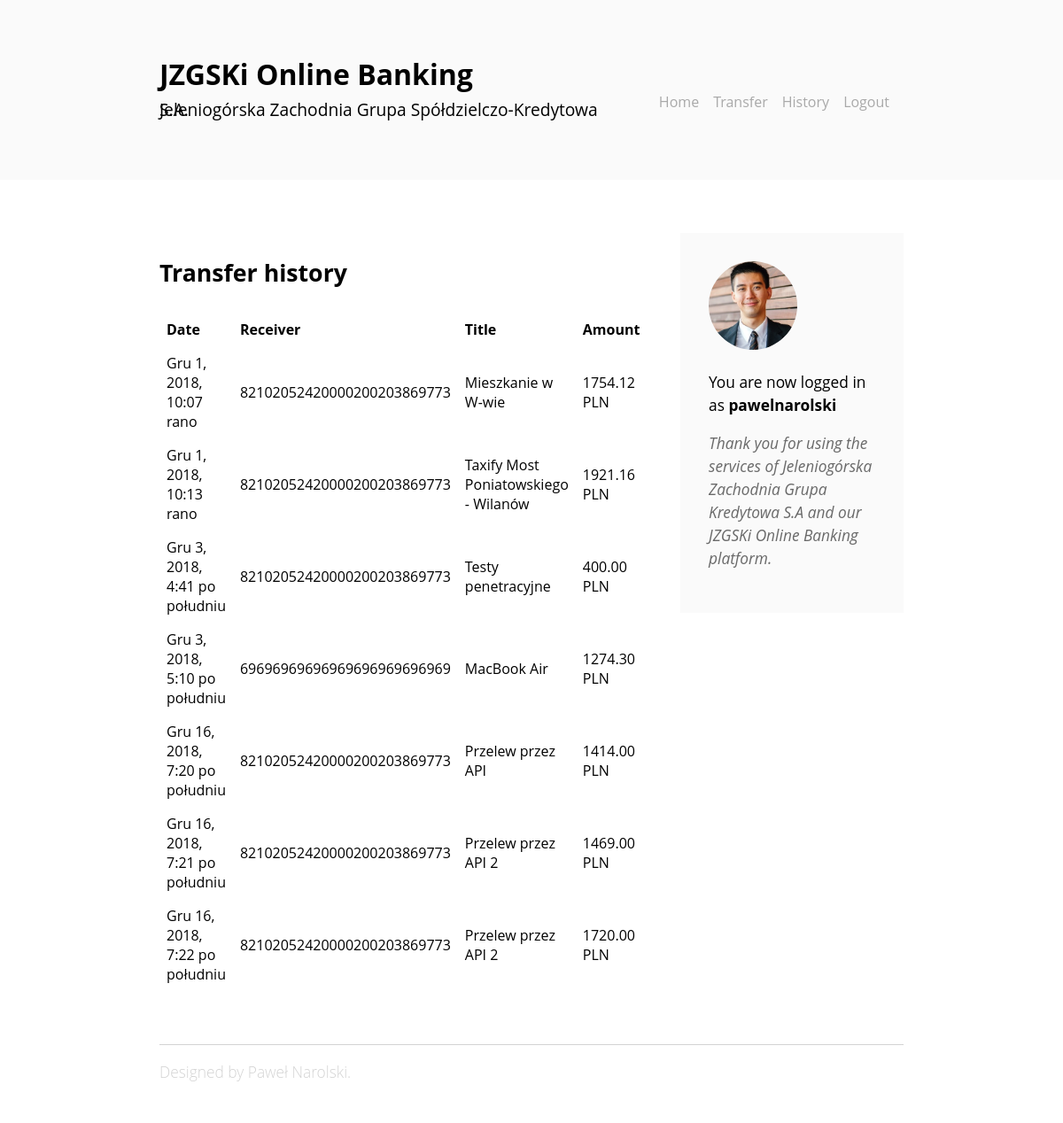
The app's page /transfers/history (signed in) with its own data.
### onlinebank/models.py (models this page shows, shortened)
class Transfer(models.Model):
    IBAN_validator = RegexValidator(regex=r'^\d{26}$', message="Bank account must have 26 digits.")
    from_account = models.ForeignKey(User, editable=False, on_delete=models.CASCADE)
    to_account = models.CharField(validators=[IBAN_validator], null=False, max_length=26)
    title = models.CharField(max_length=60, blank=False, null=False)
    amount = models.DecimalField(max_digits=22, decimal_places=2)
    date = models.DateTimeField(auto_now_add=True)

### onlinebank/views.py (the view)
# urls.py: path('transfers/history', views.history, name="history"),
def history(request):
    transfers = [_ for _ in models.Transfer.objects.all() if _.from_account == request.user]
    return render(request, 'onlinebank/history.html', {'transfers': transfers})

### onlinebank/templates/onlinebank/history.html (shortened to what this page needs)
{% extends 'onlinebank/base.html' %}
{% block content %}
{% if user.is_authenticated %}
<div class="article">
    <h3>Transfer history</h3>
    <div>
        <table class="pure-table pure-table-bordered">
            <thead>
                <tr>
                    <th>Date</th>
                    <th>Receiver</th>
                    <th>Title</th>
                    <th>Amount</th>
                </tr>
            </thead>
            <tbody>
            {% for t in transfers %}
                <tr>
                    <td>{{ t.date }}</td>
                    <td>{{ t.to_account }}</td>
                    <td>{{ t.title }}</td>
                    <td>{{ t.amount }} PLN</td>
                </tr>
            {% endfor %}
            </tbody>
        </table>
    </div>
</div>
{% else %}
<div class="article">
    <h3>User not logged in</h3>
    <p>Please <a href={% url 'login' %}>log in</a> first</p>
</div>
{% endif %}
{% endblock %}

### onlinebank/templates/onlinebank/base.html (shortened to what this page needs)
{% load static %}
<!DOCTYPE html>
<html lang="pl">
<head>
    <link rel="stylesheet" href="{% static 'css/style.css' %}">
    <link rel="stylesheet" href="https://unpkg.com/purecss@1.0.0/build/pure-min.css">
</head>
<body>
    <div class="header">
        <div class="branding">
            <div class="logo">
                <a class="logo-link" href="{% url 'home' %}">JZGSKi Online Banking</a>
                <h2>Jeleniogórska Zachodnia Grupa Spółdzielczo-Kredytowa S.A.</h2>
            </div>
            <div class="menu-container">
                <ul class="menu">
                    <li class="menu-item"><a href="{% url 'home' %}">Home</a></li>
                    {% if user.is_authenticated %}
                    <li class="menu-item"><a href="{% url 'new_transfer' %}" class="active">Transfer</a></li>
                    <li class="menu-item"><a href="{% url 'history' %}" class="active">History</a></li>
                    <li class="menu-item"><a href="{% url 'logout' %}" class="active">Logout</a></li>
                    {% endif %}
                </ul>
            </div>
        </div>
    </div>
    <div class="content">
        {% block content %}
        {% endblock %}
        <div class="sidebar">
            <div class="sidebar-content">
                <div class="biography animated fadeInUp">
                    {% if request.user.is_authenticated %}
                        <img class="profile-pic" src="{% static 'img/profile.jpg' %}" alt="My picture" />
                        <p class"biography-c">You are now logged in as <b>{{ user.username }}</b></p>
                        <p class="biography-c">Thank you for using the services of Jeleniogórska Zachodnia Grupa Kredytowa S.A and our JZGSKi Online Banking platform.</p>
                    {% else %}
                        <h4>Howdy, stranger!</h4>
                        <p class="biography-c">You are not logged in to your bank account at the moment.</p>
                        <p class="biography-c">We encourage you to log in to the JZGSKi or to create a new bank account today!</p>
                    {% endif %}
                </div>
            </div>
        </div>
    </div>
    <div class="footer">
        <div class="about">
            <p>Designed by Paweł Narolski.</p>
        </div>
    </div>
</body>
</html>

### onlinebank/static/css/style.css (style rules this page uses)
.animated { -webkit-animation-duration: 0.5s; animation-duration: 1s; -webkit-animation-fill-mode: both; animation-fill-mode: both; }
.fadeInUp { -webkit-animation-name: fadeInUp; animation-name: fadeInUp; }
.header { background: #FAFAFA; width: 100%; float: left; }
.logo { width: 60%; float: left; }
.menu-container { width: 40%; float: left; }
.menu { list-style-type: none; float: right; }
.menu-item { float: left; display: inline-block; padding: 1.7em 16px 0 0; }
.menu a { text-decoration: none; font-weight: 400; color: darkgrey; }
body { font-family: SF Display, Open Sans, sans-serif; margin: 0 auto; }
table { border-collapse: collapse; width: 100%; }
th, td { text-align: left; padding: 8px; }
.branding { width: 70%; padding: 5% 15%; float: left; }
h2 { font-weight: 400; font-size: 1.2em; line-height: 0; }
.content { float: left; margin: 5% 15% 5% 15%; position: relative; overflow: hidden; }
p { line-height: 1.5em; font-size: 13pt; }
h3 { font-size: 20pt }
.article { float: left; width: 65%; margin-right: 5%; }
.sidebar { float: left; width: 30%; }
.sidebar-content { float:left; }
.biography { background-color: #FAFAFA; padding: 2em 2em; }
.biography-c { font-style: italic; color: dimgray }
.profile-pic { width: 100px; border-radius: 50%; margin-left: auto; margin-right: auto; }
.about { color: lightgray; font-weight: 300; }
.footer { float: left; margin: 0% 15% 5% 15%; border-top: 1px solid lightgray; width: 70%; }
li { line-height: 1.5em; }
.logo-link { text-decoration: none; font-size: 2em; font-weight: bold; color: black; line-height: 1.5em; }

### records on screen
Transfer: date "Gru 1, 2018, 10:07 rano", to_account "82102052420000200203869773", title "Mieszkanie w W-wie", amount "1754.12"
Transfer: date "Gru 1, 2018, 10:13 rano", to_account "82102052420000200203869773", title "Taxify Most Poniatowskiego - Wilanów", amount "1921.16"
Transfer: date "Gru 3, 2018, 4:41 po południu", to_account "82102052420000200203869773", title "Testy penetracyjne", amount "400.00"
Transfer: date "Gru 3, 2018, 5:10 po południu", to_account "69696969696969696969696969", title "MacBook Air", amount "1274.30"
Transfer: date "Gru 16, 2018, 7:20 po południu", to_account "82102052420000200203869773", title "Przelew przez API", amount "1414.00"
Transfer: date "Gru 16, 2018, 7:21 po południu", to_account "82102052420000200203869773", title "Przelew przez API 2", amount "1469.00"
Transfer: date "Gru 16, 2018, 7:22 po południu", to_account "82102052420000200203869773", title "Przelew przez API 2", amount "1720.00"

### other values on screen
{{ user.username }} "pawelnarolski"
